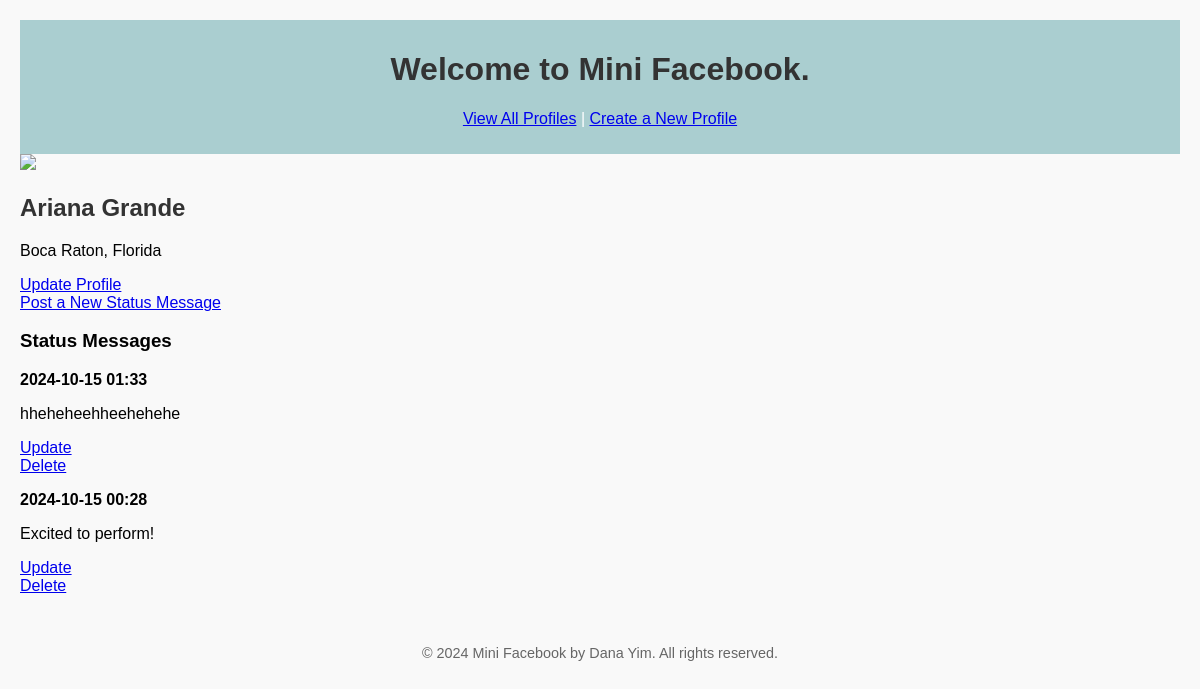
The page /mini_fb/profile/3/ on the database its author committed.
### mini_fb/models.py (models this page shows, shortened)
class Profile(models.Model):
    first_name = models.TextField(blank=False)
    last_name = models.TextField(blank=False)
    city = models.TextField(blank=False)
    email_address = models.EmailField(unique=True)
    image_url = models.URLField(blank=True)
    def get_status_messages(self):
        return StatusMessage.objects.filter(profile=self).order_by('-timestamp')

class StatusMessage(models.Model):
    timestamp = models.DateTimeField(default=timezone.now)  # Automatically sets the current time as default
    message = models.TextField(blank=False)  # Text of the status message
    profile = models.ForeignKey(Profile, on_delete=models.CASCADE, related_name='status_messages')  # Foreign key relationship
    def get_images(self):
        return Image.objects.filter(status_message=self)

### mini_fb/views.py (the view)
# urls.py: path('profile/<int:pk>/', views.ShowProfilePageView.as_view(), name='show_profile'),
class ShowProfilePageView(DetailView):
    model = Profile
    template_name = 'mini_fb/show_profile.html'
    context_object_name = 'profile'

### mini_fb/templates/mini_fb/show_profile.html (shortened to what this page needs)
{% extends 'mini_fb/base.html' %}
{% block content %}
<div class="profile-container">
    <div class="profile-image">
        {% if profile.image_url %}
            <img src="{{ profile.image_url }}" class="profile-pic">
        {% else %}
            <p>No Image</p>
        {% endif %}
    </div>
    <div class="profile-details">
        <h2>{{ profile.first_name }} {{ profile.last_name }}</h2>
        <p>{{ profile.city }}</p>
        <div class="update-profile-link">
            <a href="{% url 'update_profile' profile.pk %}">Update Profile</a>
        </div>
    </div>
</div>
<div class="create-status-link">
    <a href="{% url 'create_status' profile.pk %}">Post a New Status Message</a>
</div>
<div class="status-messages">
    <h3>Status Messages</h3>
    {% for status in profile.get_status_messages %}
        <div class="status-message">
            <p><strong>{{ status.timestamp|date:"Y-m-d H:i" }}</strong></p>
            <p>{{ status.message }}</p>
            <div class="update-status-link">
                <a href="{% url 'update_status' status.pk %}">Update</a>
            </div>
            <div class="delete-status-link">
                <a href="{% url 'delete_status' status.pk %}">Delete</a>
            </div>
        </div>
    {% empty %}
        <p>No status messages to display.</p>
    {% endfor %}
</div>
{% endblock %}

### static/css/styles.css (style rules this page uses)
body { font-family: Arial, sans-serif; background-color: #f9f9f9; margin: 20px; }
h1, h2 { color: #333; }

### rows shown on the page
Profile: first_name "Ariana", last_name "Grande", city "Boca Raton, Florida"
StatusMessage: timestamp "2024-10-15 01:33", message "hheheheehheehehehe"
StatusMessage: timestamp "2024-10-15 00:28", message "Excited to perform!"
